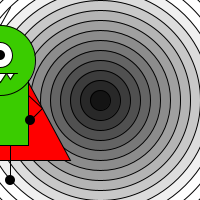
Frame 1 (no input)
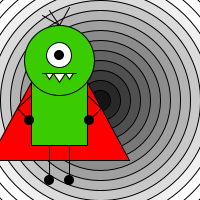
Frame 60 (the mouse pressed at the canvas centre just before this capture)
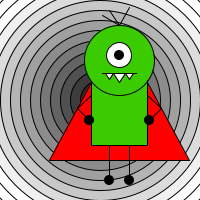
Frame 120 (the mouse held since frame 60 and released just before this capture)

The Processing sketch that drew these frames (run headless with seeded random() and noise(); from frame 60 on, the mouse is pressed at the canvas centre):

// Processing sketch: processing_128024
// ── processing_128024.pde

float monsterX;
float monsterY;

float richting;
float teller; 

boolean test; 
float breedte;

void setup() {
  size(200, 200);
  monsterY = height/2;
  richting = 1;
  teller = 0;
  test = true;
  breedte = 400;
}

void draw() {
  drawCircles();
  drawMonster();
  monsterBewegen();
}

void drawCircles() {
  background(255);
  while (breedte > 0) { 
    stroke(0); 
    fill(breedte); 
    ellipse(width/2, height/2, breedte, breedte); 
    breedte = breedte - 20;
  }
  breedte = 400;
}

void drawMonster() {
  //cape
  stroke(0);
  if (test == true) {
    fill(255, 0, 0);
  }
  if (test == false) {
    fill(0, 198, 240);
  }
  triangle(monsterX-70, monsterY+60, monsterX, monsterY-70, monsterX+70, monsterY+60);

  //body
  stroke(0);
  fill(58, 204, 0);
  rectMode(CENTER);
  rect(monsterX, monsterY, 56, 90);

  //head
  ellipse(monsterX, monsterY-40, 70, 70);

  //hair
  stroke(0);
  noFill();
  line(monsterX, monsterY-75, monsterX-10, monsterY-90);
  line(monsterX, monsterY-75, monsterX-17, monsterY-85);
  line(monsterX, monsterY-75, monsterX+10, monsterY-93);

  //eye
  stroke(0);
  fill(255);
  ellipse(monsterX, monsterY-45, 25, 25);
  noStroke();
  fill(0);
  ellipse(monsterX, monsterY-45, 10, 10);

  //mouth
  stroke(0);
  noFill();
  line(monsterX-17, monsterY-27, monsterX+17, monsterY-27);

  //teeth
  fill(255);
  triangle(monsterX-6, monsterY-27, monsterX, monsterY-18, monsterX+6, monsterY-27);
  triangle(monsterX-14, monsterY-27, monsterX-10, monsterY-21, monsterX-6, monsterY-27); //left tooth
  triangle(monsterX+6, monsterY-27, monsterX+10, monsterY-21, monsterX+14, monsterY-27); //right tooth


  //arm left
  stroke(0);
  noFill();
  line(monsterX-28, monsterY-5, monsterX-42, monsterY+8);
  line(monsterX-42, monsterY+8, monsterX-30, monsterY+20);

  //arm right
  line(monsterX+28, monsterY-5, monsterX+42, monsterY+8);
  line(monsterX+42, monsterY+8, monsterX+30, monsterY+20);

  //legs
  line(monsterX-10, monsterY+45, monsterX-10, monsterY+80);
  line(monsterX+10, monsterY+45, monsterX+10, monsterY+80);

  //hands
  noStroke();
  fill(0);
  ellipse(monsterX-30, monsterY+20, 10, 10);//left hand
  ellipse(monsterX+30, monsterY+20, 10, 10);//right hand

  //feet
  ellipse(monsterX-10, monsterY+80, 10, 10);//left foot
  ellipse(monsterX+10, monsterY+80, 10, 10);//right foot

  // Monster moves up
  monsterX = monsterX +richting;
}

void monsterBewegen() {
  if (monsterX > width || monsterX < 0 ) {
    richting = -richting;
    if (teller == 10) {
      teller = 0;
      test = !test;
    }
  teller = teller + 1;
  println(teller);
  }
}
